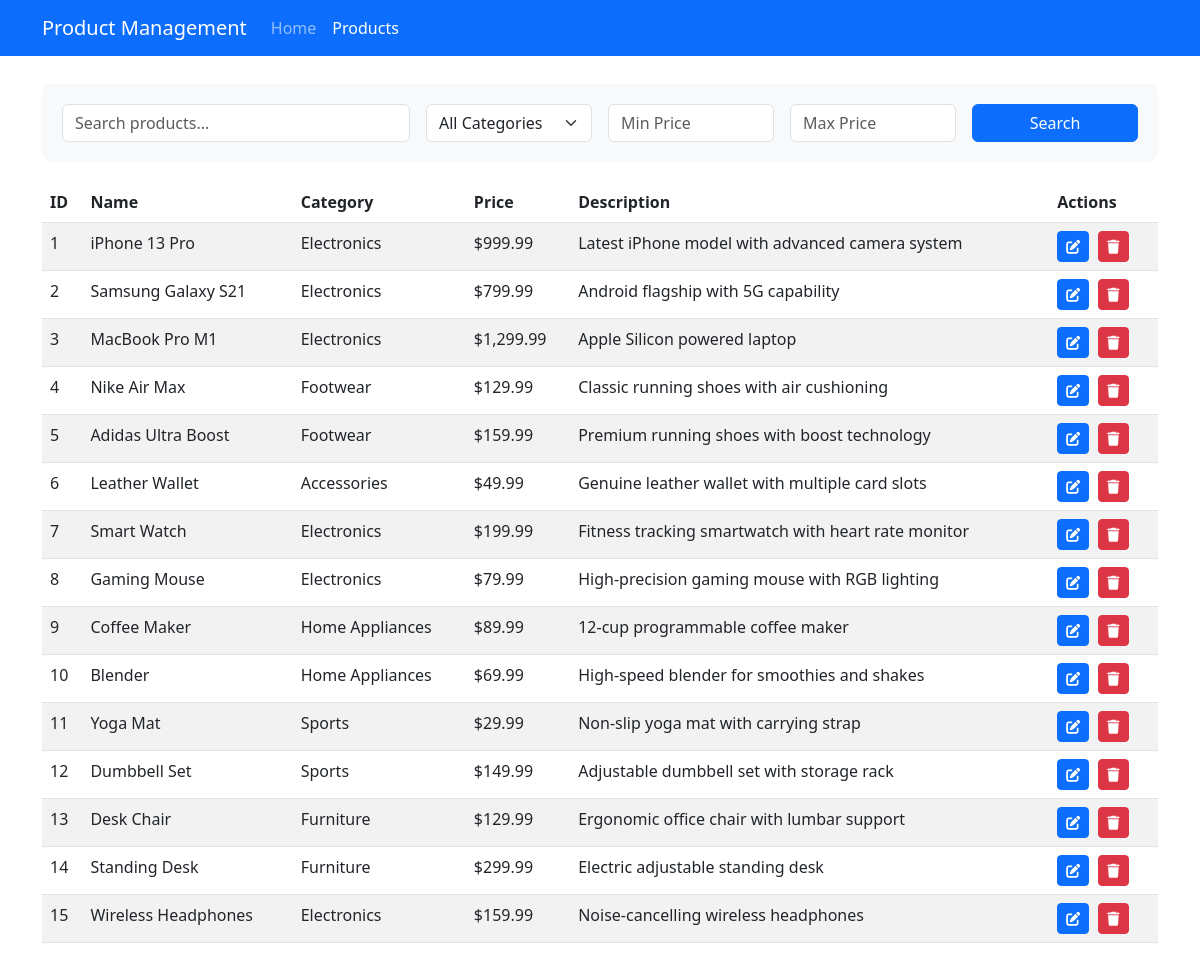
/products.php, run on the app's committed database.
### tables this page shows
CREATE TABLE IF NOT EXISTS products (
    id INT PRIMARY KEY AUTO_INCREMENT,
    name VARCHAR(255) NOT NULL,
    category VARCHAR(100) NOT NULL,
    price DECIMAL(10,2) NOT NULL,
    description TEXT,
    created_at TIMESTAMP DEFAULT CURRENT_TIMESTAMP,
    updated_at TIMESTAMP DEFAULT CURRENT_TIMESTAMP ON UPDATE CURRENT_TIMESTAMP
);

### products.php (the view, shortened to what this page needs)
<?php
require_once 'config/database.php';
$search = isset($_GET['search']) ? $_GET['search'] : '';
$price_min = isset($_GET['price_min']) ? $_GET['price_min'] : '';
$price_max = isset($_GET['price_max']) ? $_GET['price_max'] : '';
$query = "SELECT * FROM products WHERE 1=1";
$params = [];
$stmt = $pdo->prepare($query);
$stmt->execute($params);
$products = $stmt->fetchAll(PDO::FETCH_ASSOC);
?>
<!DOCTYPE html>
<html lang="en">
<head>
    <link href="https://cdn.jsdelivr.net/npm/bootstrap@5.3.0/dist/css/bootstrap.min.css" rel="stylesheet">
    <link href="https://cdnjs.cloudflare.com/ajax/libs/font-awesome/6.0.0/css/all.min.css" rel="stylesheet">
</head>
<body>
    <nav class="navbar navbar-expand-lg navbar-dark bg-primary">
        <div class="container">
            <a class="navbar-brand" href="index.php">Product Management</a>
            <div class="collapse navbar-collapse" id="navbarNav">
                <ul class="navbar-nav">
                    <li class="nav-item">
                        <a class="nav-link" href="index.php">Home</a>
                    </li>
                    <li class="nav-item">
                        <a class="nav-link active" href="products.php">Products</a>
                    </li>
                </ul>
            </div>
        </div>
    </nav>
    <div class="container mt-4">
        <div class="search-container">
            <form method="GET" class="row g-3">
                <div class="col-md-4">
                    <input type="text" class="form-control" name="search" placeholder="Search products..." value="<?php echo htmlspecialchars($search); ?>">
                </div>
                <div class="col-md-2">
                    <select class="form-select" name="category">
                        <option value="">All Categories</option>
                    </select>
                </div>
                <div class="col-md-2">
                    <input type="number" class="form-control" name="price_min" placeholder="Min Price" value="<?php echo htmlspecialchars($price_min); ?>">
                </div>
                <div class="col-md-2">
                    <input type="number" class="form-control" name="price_max" placeholder="Max Price" value="<?php echo htmlspecialchars($price_max); ?>">
                </div>
                <div class="col-md-2">
                    <button type="submit" class="btn btn-primary w-100">Search</button>
                </div>
            </form>
        </div>
        <div class="table-responsive">
            <table class="table table-striped">
                <thead>
                    <tr>
                        <th>ID</th>
                        <th>Name</th>
                        <th>Category</th>
                        <th>Price</th>
                        <th>Description</th>
                        <th>Actions</th>
                    </tr>
                </thead>
                <tbody>
                    <?php foreach ($products as $product): ?>
                        <tr>
                            <td><?php echo htmlspecialchars($product['id']); ?></td>
                            <td><?php echo htmlspecialchars($product['name']); ?></td>
                            <td><?php echo htmlspecialchars($product['category']); ?></td>
                            <td>$<?php echo number_format($product['price'], 2); ?></td>
                            <td><?php echo htmlspecialchars($product['description']); ?></td>
                            <td class="action-buttons">
                                <button class="btn btn-sm btn-primary edit-product" data-id="<?php echo $product['id']; ?>">
                                    <i class="fas fa-edit"></i>
                                </button>
                                <button class="btn btn-sm btn-danger delete-product" data-id="<?php echo $product['id']; ?>">
                                    <i class="fas fa-trash"></i>
                                </button>
                            </td>
                        </tr>
                    <?php endforeach; ?>
                </tbody>
            </table>
        </div>
    </div>
</body>
</html>

### products.php (style rules this page uses)
.navbar { position: fixed; top: 0; width: 100%; z-index: 1000; }
body { padding-top: 60px; }
.search-container { background: #f8f9fa; padding: 20px; border-radius: 10px; margin-bottom: 20px; }
.action-buttons .btn { margin-right: 5px; }

### data on the page
products: id "1", name "iPhone 13 Pro", category "Electronics", price "999.99", description "Latest iPhone model with advanced camera system"
products: id "2", name "Samsung Galaxy S21", category "Electronics", price "799.99", description "Android flagship with 5G capability"
products: id "3", name "MacBook Pro M1", category "Electronics", price "1,299.99", description "Apple Silicon powered laptop"
products: id "4", name "Nike Air Max", category "Footwear", price "129.99", description "Classic running shoes with air cushioning"
products: id "5", name "Adidas Ultra Boost", category "Footwear", price "159.99", description "Premium running shoes with boost technology"
products: id "6", name "Leather Wallet", category "Accessories", price "49.99", description "Genuine leather wallet with multiple card slots"
products: id "7", name "Smart Watch", category "Electronics", price "199.99", description "Fitness tracking smartwatch with heart rate monitor"
products: id "8", name "Gaming Mouse", category "Electronics", price "79.99", description "High-precision gaming mouse with RGB lighting"
products: id "9", name "Coffee Maker", category "Home Appliances", price "89.99", description "12-cup programmable coffee maker"
products: id "10", name "Blender", category "Home Appliances", price "69.99", description "High-speed blender for smoothies and shakes"
products: id "11", name "Yoga Mat", category "Sports", price "29.99", description "Non-slip yoga mat with carrying strap"
products: id "12", name "Dumbbell Set", category "Sports", price "149.99", description "Adjustable dumbbell set with storage rack"
products: id "13", name "Desk Chair", category "Furniture", price "129.99", description "Ergonomic office chair with lumbar support"
products: id "14", name "Standing Desk", category "Furniture", price "299.99", description "Electric adjustable standing desk"
products: id "15", name "Wireless Headphones", category "Electronics", price "159.99", description "Noise-cancelling wireless headphones"
